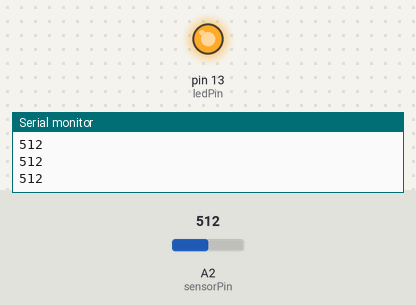
The sketch below on a simulated Arduino Uno, built with avr-gcc and run on an emulated ATmega328P. On the bench: output pins drawn as LEDs (lit = HIGH), the last lines printed to the serial monitor. The test bench sets the inputs (shaded band); at power-on: A2 (sensorPin) = 512.

Above: at 1.2 s.
1.3 s: A2 (sensorPin) set to 45
2.8 s: A2 (sensorPin) set to 36
At 3.8 s:
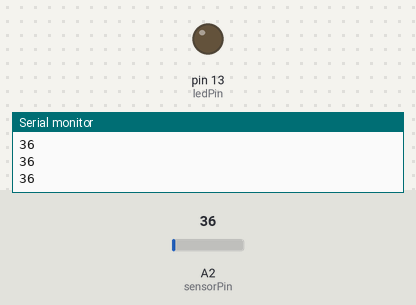
Timing chart, 0 to 5.8 s (numbered marks = the images above; inputs shaded):
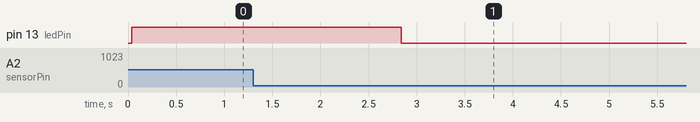

The sketch:

KeyesSoundSensor.ino
```cpp
/**
 * The connection for the keys sound sensor
 *
 * + - VCC
 * A0 - A0
 * G - GND
 */


int sensorPin = A2; // select the input pin for the analog signal
int ledPin = 13; // select the pin for the LED
int sensorValue = 0; // variable to store the value coming from the sensor

void setup ()
{
  pinMode (ledPin, OUTPUT);
  Serial.begin (9600);
}

void loop ()
{
  sensorValue = analogRead (sensorPin);

  //delay (sensorValue);
  digitalWrite (ledPin, LOW);
  //delay (sensorValue);
  if (sensorValue>40) {
    digitalWrite (ledPin, HIGH); }
    Serial.println (sensorValue, DEC);


}
```

Measured:
- the behaviour switches between 41 and 40 on A2 (sensorPin) (found by bisection; images 0 and 1)
- after the input at 2.8 s, pin 13 (ledPin): HIGH → LOW at once
